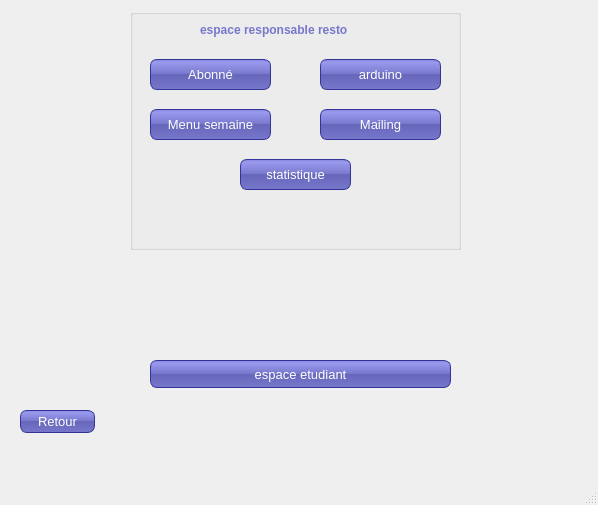
<?xml version="1.0" encoding="UTF-8"?>
<ui version="4.0">
 <class>bienvenu</class>
 <widget class="QMainWindow" name="bienvenu">
  <property name="geometry">
   <rect>
    <x>0</x>
    <y>0</y>
    <width>598</width>
    <height>505</height>
   </rect>
  </property>
  <property name="windowTitle">
   <string>MainWindow</string>
  </property>
  <property name="styleSheet">
   <string notr="true">#Appel {
background:  QLinearGradient(x1: 0, y1: 0, x2: 0, y2: 1, stop: 0 #eef, stop: 1 #ccf);
}

#mainFrame {
border: 3px solid gray;
border-radius: 40px;
background: QLinearGradient(x1: 0, y1: 0, x2: 0, y2: 1, stop: 0 #eef, stop: 1 #ccf);
}
QLineEdit {
padding: 2px;
border-style: solid;
border:2px solid black ;

border-radius: 8px;


}

QDateEdit 
{
padding: 1px;
border-style: solid;
border: 2px solid pink;
border-radius: 8px;
}


QPushButton {
color: white;

background-color: QLinearGradient( x1: 0, y1: 0, x2: 0, y2: 1, stop: 0 #88d, stop: 0.1 #99e, stop: 0.49 #77c, stop: 0.5 #66b, stop: 1 #77c);
border-width: 1px;
border-color: #339;
border-style: solid;
border-radius: 7;
padding: 3px;
font-size: 13px;
padding-left: 5px;
padding-right: 5px;

}


QLabel {
color :  QLinearGradient( x1: 0, y1: 0, x2: 0, y2: 1, stop: 0 #88d, stop: 0.1 #99e, stop: 0.49 #77c, stop: 0.5 #66b, stop: 1 #77c);

font-weight: bold;
font-size: 12px;
}</string>
  </property>
  <widget class="QWidget" name="centralwidget">
   <widget class="QGroupBox" name="groupBox">
    <property name="geometry">
     <rect>
      <x>130</x>
      <y>9</y>
      <width>331</width>
      <height>241</height>
     </rect>
    </property>
    <property name="title">
     <string/>
    </property>
    <widget class="QPushButton" name="pushButton_5">
     <property name="geometry">
      <rect>
       <x>20</x>
       <y>50</y>
       <width>121</width>
       <height>31</height>
      </rect>
     </property>
     <property name="text">
      <string>Abonné</string>
     </property>
    </widget>
    <widget class="QPushButton" name="pushButton_6">
     <property name="geometry">
      <rect>
       <x>20</x>
       <y>100</y>
       <width>121</width>
       <height>31</height>
      </rect>
     </property>
     <property name="text">
      <string>Menu semaine</string>
     </property>
    </widget>
    <widget class="QLabel" name="label_2">
     <property name="geometry">
      <rect>
       <x>70</x>
       <y>10</y>
       <width>261</width>
       <height>21</height>
      </rect>
     </property>
     <property name="text">
      <string>espace responsable resto</string>
     </property>
    </widget>
    <widget class="QPushButton" name="pushButton_2">
     <property name="geometry">
      <rect>
       <x>110</x>
       <y>150</y>
       <width>111</width>
       <height>31</height>
      </rect>
     </property>
     <property name="text">
      <string>statistique</string>
     </property>
    </widget>
    <widget class="QPushButton" name="pushButton_3">
     <property name="geometry">
      <rect>
       <x>190</x>
       <y>50</y>
       <width>121</width>
       <height>31</height>
      </rect>
     </property>
     <property name="text">
      <string>arduino</string>
     </property>
    </widget>
    <widget class="QPushButton" name="pushButton_mailing">
     <property name="geometry">
      <rect>
       <x>190</x>
       <y>100</y>
       <width>121</width>
       <height>31</height>
      </rect>
     </property>
     <property name="text">
      <string>Mailing</string>
     </property>
    </widget>
   </widget>
   <widget class="QPushButton" name="pushButton_7">
    <property name="geometry">
     <rect>
      <x>150</x>
      <y>360</y>
      <width>301</width>
      <height>28</height>
     </rect>
    </property>
    <property name="text">
     <string>espace etudiant</string>
    </property>
   </widget>
   <widget class="QPushButton" name="pushButton">
    <property name="geometry">
     <rect>
      <x>20</x>
      <y>410</y>
      <width>75</width>
      <height>23</height>
     </rect>
    </property>
    <property name="text">
     <string>Retour</string>
    </property>
   </widget>
  </widget>
  <widget class="QMenuBar" name="menubar">
   <property name="geometry">
    <rect>
     <x>0</x>
     <y>0</y>
     <width>598</width>
     <height>21</height>
    </rect>
   </property>
  </widget>
  <widget class="QStatusBar" name="statusbar"/>
 </widget>
 <resources/>
 <connections/>
</ui>
